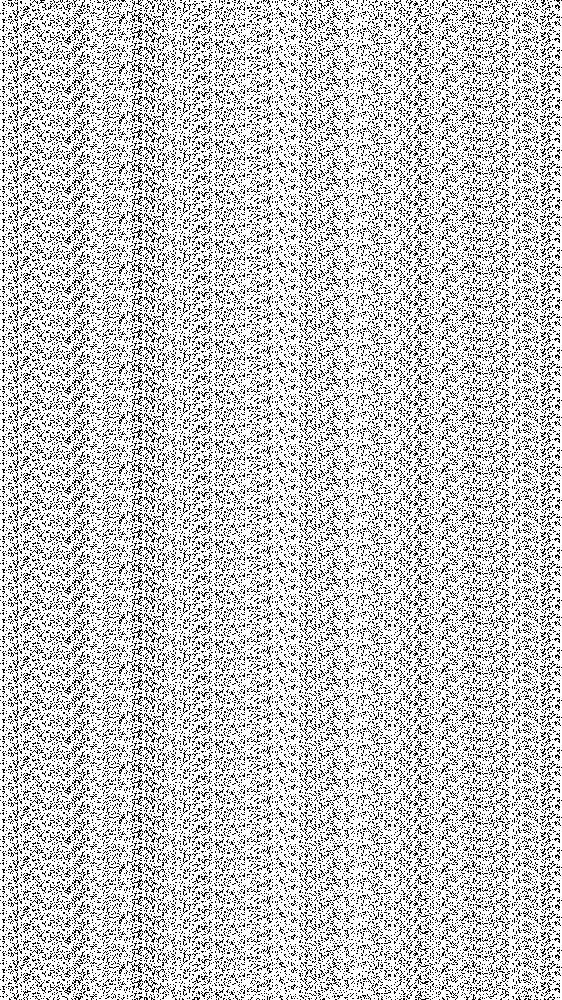
#> input picture reconstruction_input/b.png, 562 x 1000 px, shrunk from 2160 x 3840 before the run, found by its file name
$ python binary_reconstruction.py -format reconstruction_input/b.png -path reconstruction_input/b.png
#> lines starting #> are read from the running program, lines starting #| are printed output that depends on the picture
import cv2 as cv
import numpy as np
from numpy import array
from PIL import Image
from sklearn.preprocessing import normalize
import matplotlib.pyplot as plt
import math
import sys,os
sys.path.append(os.path.dirname(os.path.abspath(os.path.dirname(__file__))))
from scipy.spatial.transform import Rotation as Rot
import concurrent.futures

"""
plot resulting image using matplotlib.pyplot
Get input as np array.
It copies original input to prevent it from being changed.
Then it normalizes input to make xyz normal to rgb image.
< normal map >
The resulting x,y,z normal map is converted to r,g,b image.
"""

# [15 lines left out: function plot, not called in this run]

"""
save resulting image as a file
"""
# [11 lines left out: function save, not called in this run]

"""
save resulting normal map as binary
"""
# [24 lines left out: function save_bin, not called in this run]


"""
mixed albedo calculation.
Mixed(Diffuse + specular) albedo is obtained by adding binary spherical gradients and their complement.
"""
# [10 lines left out: function calculateMixedAlbedo, not called in this run]


"""
simply subtract the estimated specular reflectance ρ
from the mixed albedo (obtained from the sum of a gradient and its complement)
to obtain our separated diffuse albedo
"""
# [14 lines left out: function calculateDiffuseAlbedo, not called in this run]


"""
color-space separation for the albedo under uniform illumination.
convert
observed RGB colors of a surface under a binary spherical gradient and its complement
(R g , G g , B g and R c , G c , B c respectively) into HSV space
(H g , S g ,V g and H c , S c ,V c respectively).
Assuming the gradient is brighter than its complement (V g > V c ),
we formulate the amount of specular reflectance mixed in
the bighter gradient to be equal to the amount δ that needs to be subtracted from 0
R g , G g , B g such that its new saturation S g
equals the saturation of the complementary gradient S c

We choosed arbitrary coefficient "128" to use δ as an albedo.
"""

# [60 lines left out: function calculateSpecularAlbedo, not called in this run]

"""
The binary spherical gradients and their complements can be directly
employed to compute photometric surface normals
"""
def calculateMixedNormals(images):

    height, width, _ = images[0].shape

    N_x = (images[0] - images[1])
    N_y = (images[2] - images[3])
    N_z = (images[4] - images[5])

    encodedImage = np.empty_like(N_x).astype('float32')
    encodedImage[...,0] = N_x[..., 0] #Mixed Normal -> blue component
    encodedImage[...,1] = N_y[..., 0]
    encodedImage[...,2] = N_z[..., 0]

    for h in range(height):
            normalize(encodedImage[h], copy=False)  #normalizing

    print("Mixed Normal Done")
    return encodedImage


"""
transform the acquired binary spherical gradients and their complements
from RGB to Mallick’s proposed suv space.
This transformation rotates the RGB color information to align
any white component in the original RGB signal with the s component,
while leaving the chroma in the u, v components.
The chroma in colored dielectric materials is the result of
absorption due to subsurface scattering and hence the u, v components
can now be employed to recompute the photometric normals
"""

def get_D_quat(unit_vec = None) : # get magnitude of diffuse component in rgb space

    if unit_vec == None :
        v1 = [1.0, 0.0, 0.0] # any axis
    else:
        v1 = unit_vec
    v2 = [1.0, 1.0, 1.0]    # white vector
    v2 = v2 / np.linalg.norm(v2)

    rot_axis = np.cross(v1, v2) # a x b
    rot_angle = np.arccos(np.dot(v1, v2))
    cos_val = np.cos(rot_angle/2.0)
    sin_val = np.sin(rot_angle/2.0)

    rot1 = Rot.from_quat([rot_axis[0]*sin_val, rot_axis[1]*sin_val, rot_axis[2]*sin_val, cos_val])

    return Rot.inv(rot1).as_matrix()


"""
calculate diffuse normal using get_D_quat function
"""

def calculateDiffuseNormals(images):

    height, width, _ = images[0].shape

    rot_vec = [1,1,1] # specular : white component
    I = get_D_quat() # rotation matrix
    N = []

    for i in range(3) :
        I_suv_g = np.dot(images[2*i], I.T)
        I_suv_c = np.dot(images[2*i+1], I.T)
        G=np.sqrt(I_suv_g[:,:,1]**2 + I_suv_g[:,:,2]**2)
        G_C=np.sqrt(I_suv_c[:,:,1]**2 + I_suv_c[:,:,2]**2)
        N.append(G-G_C)

    encodedImage = np.empty_like(images[0]).astype('float32')
    encodedImage[..., 0] = N[0] # X
    encodedImage[..., 1] = N[1] # Y
    encodedImage[..., 2] = N[2] # Z

    for h in range(height):
        normalize(encodedImage[h], copy=False)  #normalizing

    print("Diffuse Normal Done")

    return encodedImage

"""
mixed normals encode a mixture of a diffuse normal and some specular reflectance.
The specular reflectance can be computed by decomposing weighted sum of mixed normal and diffuse normal.
The specular normal is then calculated as the sum of the viewing direction and the estimated reflection vector
"""

# [28 lines left out: function calculateSpecularNormals, not called in this run]

from scipy.ndimage import gaussian_filter
def HPF(normal) : # High Pass Filtering for specular normal reconstruction

    height, width, _ = normal.shape

    #blur = gaussian_filter(normal, sigma = 101)

    blur = np.empty_like(normal)
    blur[..., 0] = gaussian_filter(normal[..., 0], sigma=101)
    blur[..., 1] = gaussian_filter(normal[..., 1], sigma=101)
    blur[..., 2] = gaussian_filter(normal[..., 2], sigma=101)
    filtered_normal = cv.subtract(normal, blur)

    for h in range(filtered_normal.shape[0]) :
        normalize(filtered_normal[h], copy = False)

    print("High Pass Filter Done")

    return filtered_normal


def synthesize(diffuse_normal, filtered_normal) :

    syn = np.add(diffuse_normal, 0.3 * filtered_normal)

    height, width, _ = syn.shape

    for h in range(height):
        normalize(syn[h], copy=False)

    print("Specular Normal Synthesis Done")

    return syn

# [29 lines left out: function generate_viewing_direction, not called in this run]

def execute(item) :

    directory, path, form = item
    path = path + directory + "/"
    names = ["x", "x_c", "y", "y_c", "z", "z_c"]
    names = [path + name + form for name in names]

    images = []
    imgs = []
    for name in names :
        img = cv.imread(name, 3) #BGR
#> img is the input picture: shape (1000, 562, 3); values 0 (black) and 1 (white), 77.8% white; black in thin lines or dots
        img = cv.transpose(img) # transpose to change width and height. Captured image is rotated.
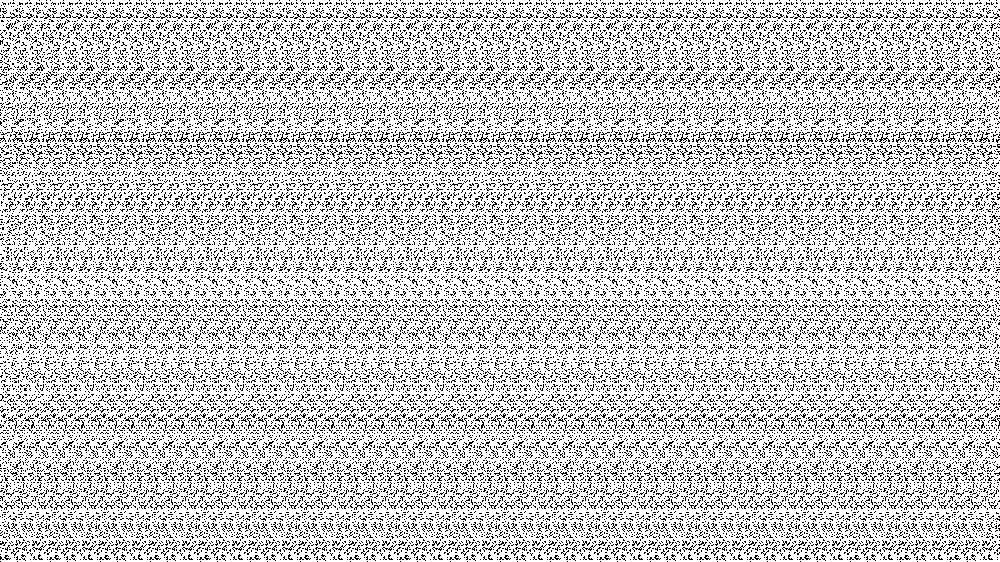
#> img: shape (562, 1000, 3); values 0 (black) and 1 (white), 77.8% white; black in thin lines or dots
        img = cv.flip(img, 1)
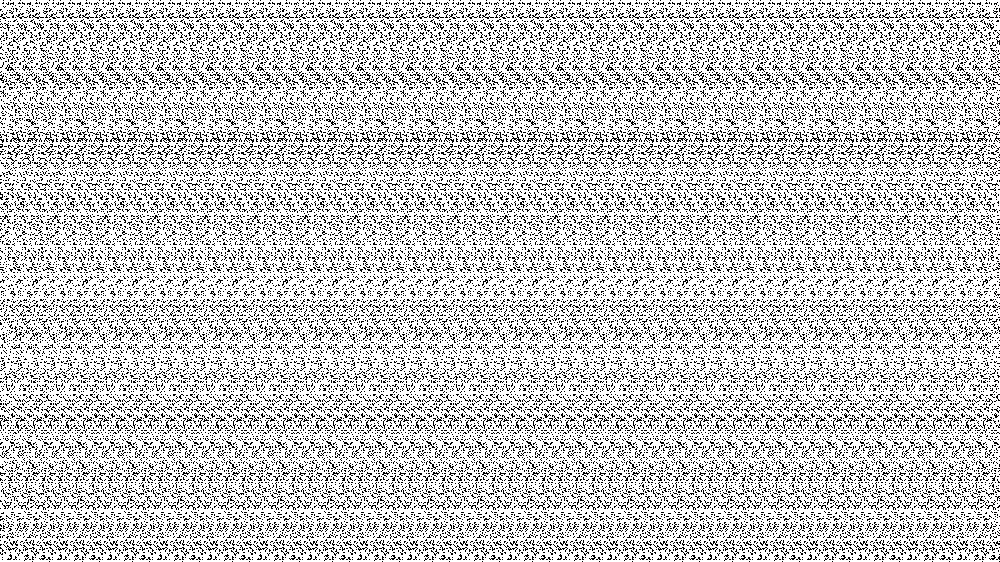
#> img: shape (562, 1000, 3); values 0 (black) and 1 (white), 77.8% white; black in thin lines or dots
        """
        TODO ::

        align input images with scanner imagees

        """
        imgs.append(img)
        arr = array(img).astype('float32')
        images.append(arr)

    mixed_normal = calculateMixedNormals(images)
#> in calculateMixedNormals, `height, width, _ = images[0].shape`: height = 562; width = 1000
#> in calculateMixedNormals, `N_x = (images[0] - images[1])`: N_x: shape (562, 1000, 3) float32; every value is 0
    diffuse_normal = calculateDiffuseNormals(images)
#> the loop in calculateDiffuseNormals, `for i in range(3) :` made 3 passes
#> pass 1, in calculateDiffuseNormals, `I_suv_g = np.dot(images[2*i], I.T)`:
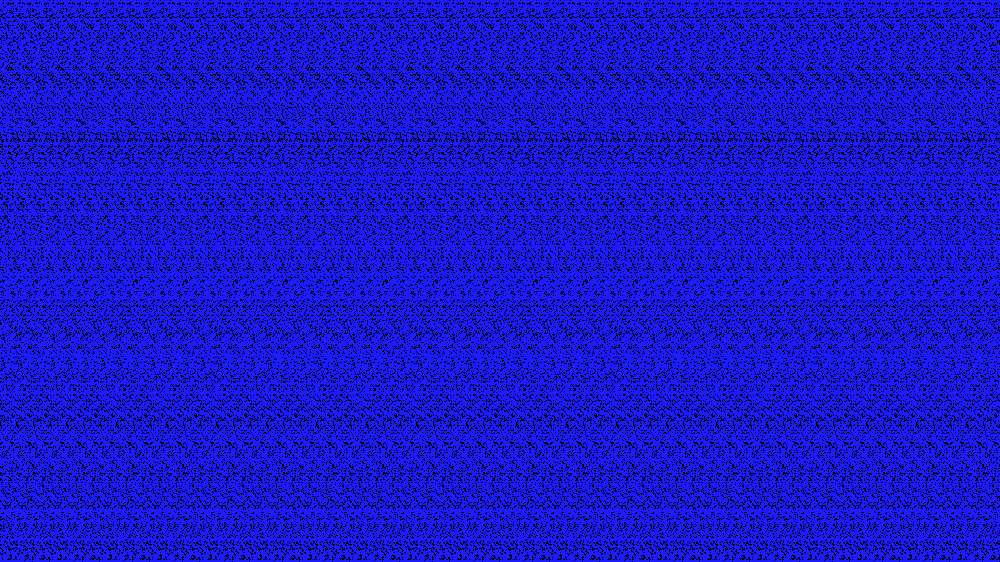
#> I_suv_g: shape (562, 1000, 3) float64; mean of channels 0, 1, 2 1.33, 0.148, 0.148; drawn with min black and max white
#> in calculateDiffuseNormals, `encodedImage[..., 0] = N[0]`:
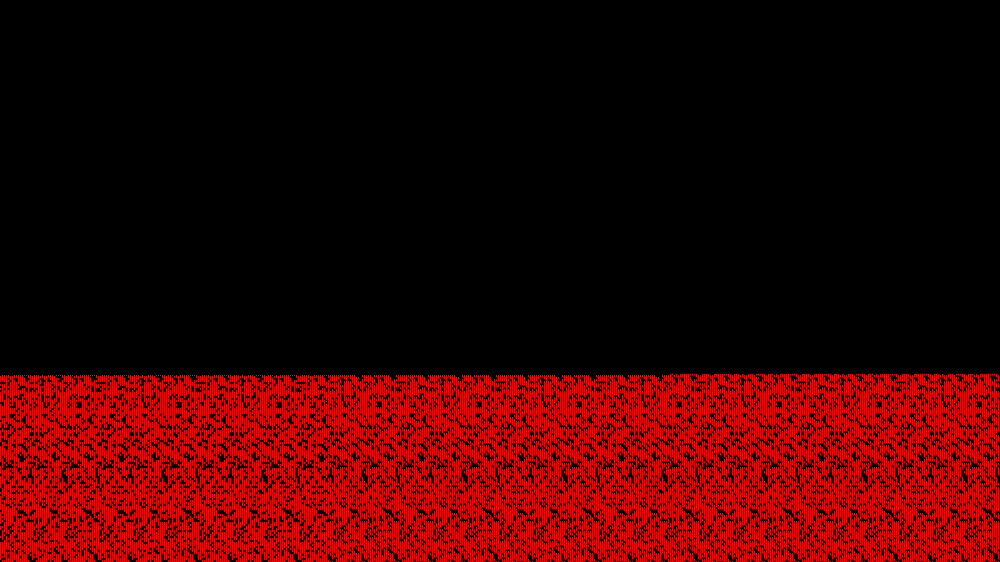
#> encodedImage: shape (562, 1000, 3) float32; mean of channels 0, 1, 2 0, 104373.4, inf; drawn with min black and max white
    filtered_normal = HPF(mixed_normal)
#> in HPF, `blur[..., 1] = gaussian_filter(normal[..., 1], sigma=101)`: blur: shape (562, 1000, 3) float32; mean of channels 0, 1, 2 0, 0, -3.5e-37
    syn = synthesize(diffuse_normal, filtered_normal)

    view_flag = False

    if view_flag :
        plt.title("diffuse normal")
        plot(diffuse_normal)

        plt.title("Synthesized")
        plot(syn)

    save_flag = True

    if save_flag :

        dirname = os.path.join(os.path.abspath(os.path.dirname(__file__)) + "/" + path, 'result')
        #print(dirname)
        if not os.path.exists(dirname):
            #print(dirname)
            os.makedirs(dirname)
        #testing...

        from tifffile import imsave
        print(syn[2000][1000], path)
        syn = cv.cvtColor(syn, cv.COLOR_BGR2RGB)
        imsave(path+'result/normal.tif', syn)
        #save_bin(path+"result/syn_mixed", ".png", syn)
        #np.save('test.npy', syn)

    # python binary_reconstruction.py [-V] [-format png] [-path ./input_image]


if __name__ == "__main__":
    import argparse, configparser
    parser = argparse.ArgumentParser(description='''
    This script reads a images caputured with light stage and binary spherical gradient pattern and
    generate diffuse / specular albedo and normal map.
    The resulting normal map and diffuse albedo is saved.
    ''')
    parser.add_argument('-V', '-v',
    dest = 'visualizing',
    action = 'store_true',
    required=False,
    help='visualising reconstruction result')

    parser.add_argument('-format',
    dest = 'form',
    required=True,
    help='input image format')

    parser.add_argument('-path',
    dest = 'path',
    required=True,
    help='input image path')
    args = parser.parse_args()

    path = args.path
    form = "." + args.form

    with concurrent.futures.ProcessPoolExecutor() as executor:
            executor.map(execute, [("Front", path, form), ("Left", path, form), ("Right", path, form)])
#> in calculateDiffuseNormals (call 2), `encodedImage[..., 0] = N[0]`:
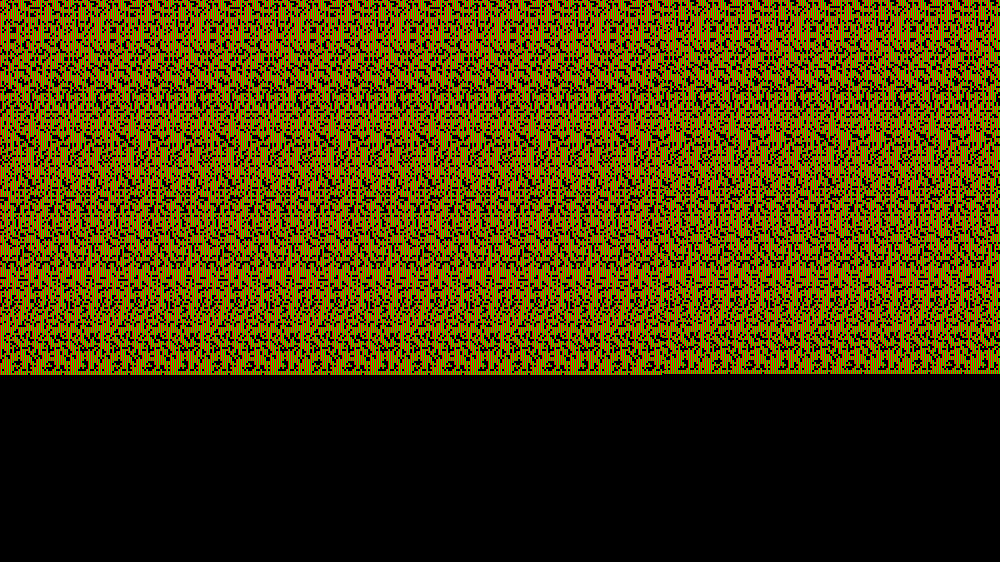
#> encodedImage: shape (562, 1000, 3) float32; mean of channels 0, 1, 2 0, inf, inf; drawn with min black and max white
#> in calculateDiffuseNormals (call 2), `encodedImage[..., 1] = N[1]`:
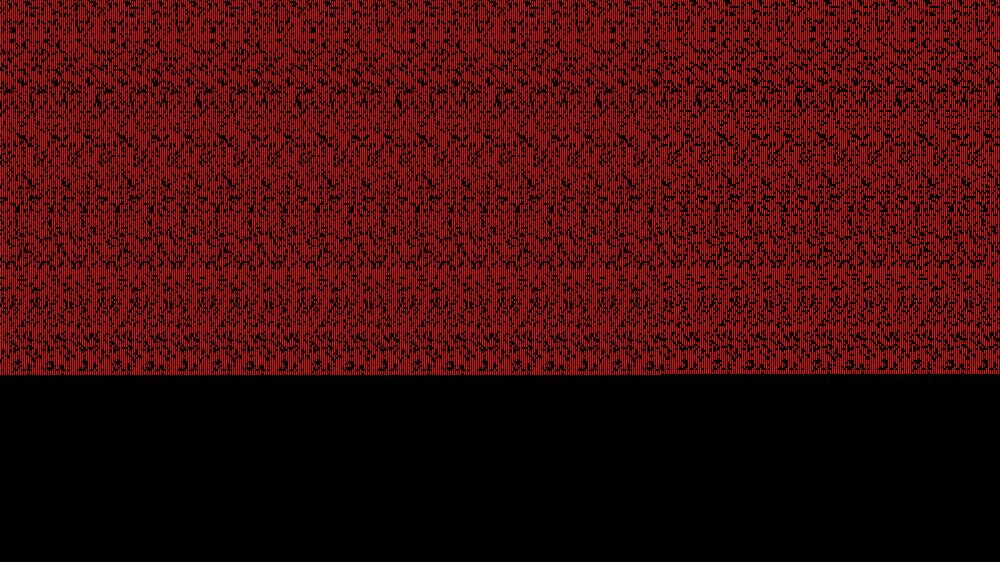
#> encodedImage: shape (562, 1000, 3) float32; mean of channels 0, 1, 2 0, 0, inf; drawn with min black and max white
    print("normal reconstruction done")
